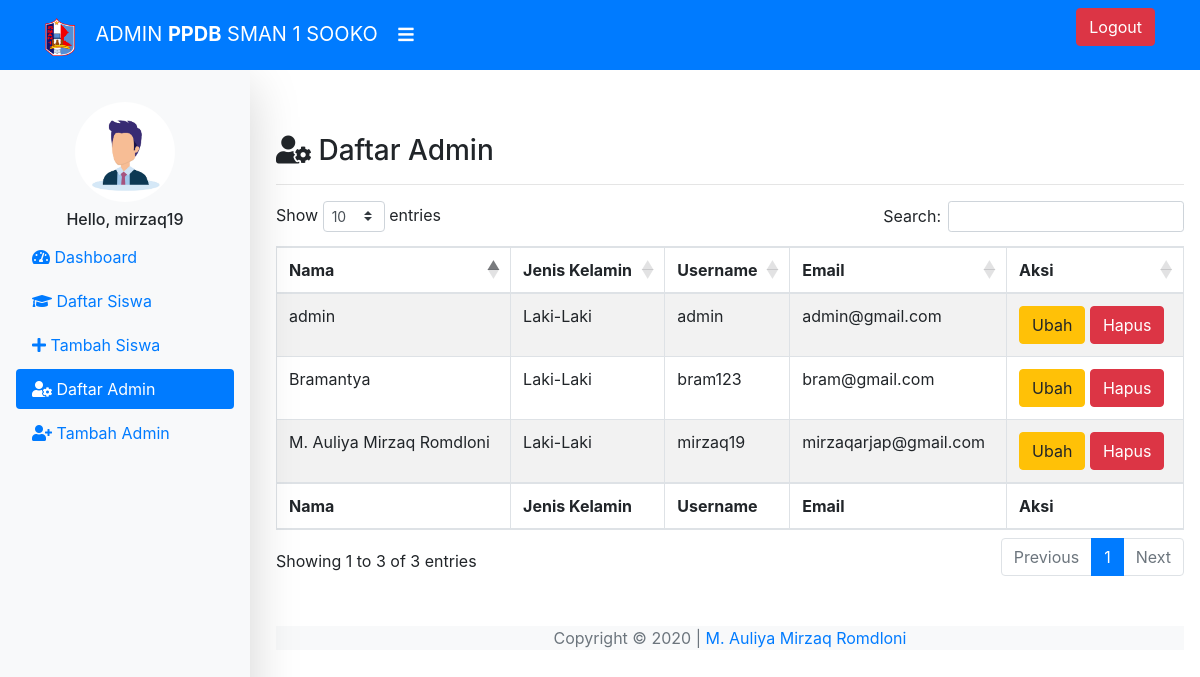
Screenshot of /admin/dbadmin_admin.php?ada=-1 (signed in) with the database file from the repository.
### tables this page shows
CREATE TABLE `useradmin` (
  `id` int(11) NOT NULL,
  `nama` varchar(128) NOT NULL,
  `jeniskelamin` varchar(20) NOT NULL,
  `username` varchar(100) NOT NULL,
  `email` varchar(100) NOT NULL,
  `password` varchar(255) NOT NULL
);

### admin/functions.php (called while the page is built, shortened)
<?php
$conn=mysqli_connect("localhost","root","","ppdbsooko");
function query($query){
	global $conn;
	$result=mysqli_query($conn, $query);
	$rows = [];
	while ($row = mysqli_fetch_assoc($result)) {
		$rows[]= $row;
	}
	return $rows;
}
?>

### admin/dbadmin_admin.php (the view, shortened to what this page needs)
<?php
require 'functions.php';
$admins = query("SELECT * FROM useradmin");
$email = $_SESSION["email"];
$result = mysqli_query($conn, "SELECT * FROM useradmin WHERE email = '$email'");
$dataadmin = mysqli_fetch_assoc($result);
$username = $dataadmin["username"];
?>
<!doctype html>
<html lang="en">
  <head>
    <link rel="stylesheet" href="https://stackpath.bootstrapcdn.com/bootstrap/4.5.0/css/bootstrap.min.css">
    <link rel="stylesheet" href="https://use.fontawesome.com/releases/v5.13.1/css/all.css">
    <link rel="stylesheet" href="https://cdn.datatables.net/1.10.21/css/dataTables.bootstrap4.min.css">
    <link rel="stylesheet" href="../assets/css/dbadmin.css">
  </head>
  <body>
    <nav class="navbar navbar-dark bg-primary sticky-top">
      <div class="container">
        <div class="leftnav">
          <img src="../assets/img/logosma.png" alt="logosma" width="30px">
          <a class="navbar-brand ml-3 text-uppercase">Admin <strong>PPDB</strong> SMAN 1 Sooko</a>
          <label for="checkside" id="sidebutton"><i class="fas fa-bars "></i></label>
        </div>
        <form class="form-inline">
          <button class="btn btn-danger my-2 my-sm-0" type="button" data-toggle="modal" data-target="#modal-logout">Logout</button>
        </form>
      </div>
    </nav>
    <div class="sidebar shadow-lg pt-3 position-fixed bg-light">
        <ul class="nav flex-column nav-pills p-3">
            <div class="user text-center">
              <img src="../assets/img/user.jpg" alt="user" width="100px" class="rounded-circle">
              <h6 class="my-2">Hello, <?= $username;?></h6>
            </div>
            <li class="nav-item mb-1">
              <a class="nav-link" href="index.php" title="Dashboard"><i class="fas fa-tachometer-alt"></i><span> Dashboard</span></a>
            </li>
            <li class="nav-item mb-1">
              <a class="nav-link" href="dbadmin_siswa.php" title="Daftar Siswa"><i class="fas fa-graduation-cap"></i><span> Daftar Siswa</span></a>
            </li>
            <li class="nav-item mb-1">
              <a class="nav-link" href="dbadmin_tambah_siswa.php" title="Tambah Siswa"><i class="fas fa-plus"></i><span> Tambah Siswa</span></a>
            </li>
            <li class="nav-item mb-1">
              <a class="nav-link active" href="#" title="Daftar Admin"><i class="fas fa-user-cog"></i><span> Daftar Admin</span></a>
            </li>
            <li class="nav-item mb-1">
              <a class="nav-link" href="dbadmin_tambah_admin.php" title="Tambah Admin"><i class="fas fa-user-plus"></i><span> Tambah Admin</span></a>
            </li>
          </ul>
    </div>
    <div class="content mt-5 mb-5">
      <div class="container p-3">
        <h3><i class="fas fa-user-cog"></i> Daftar Admin</h3>
        <hr>
        <table id="example" class="table table-striped table-bordered" style="width:100%">
            <thead>
                <tr>
                    <th>Nama</th>
                    <th>Jenis Kelamin</th>
                    <th>Username</th>
                    <th>Email</th>
                    <th>Aksi</th>
                </tr>
            </thead>
            <tbody>
                <?php foreach($admins as $admin): ?>
                <tr>
                    <td><?= $admin["nama"];?></td>
                    <td><?= $admin["jeniskelamin"];?></td>
                    <td><?= $admin["username"];?></td>
                    <td><?= $admin["email"];?></td>
                    <td>
                      <a href="ubahadmin.php?idadmin=<?=$admin["id"];?>" class="btn btn-warning">Ubah</a>
                      <a href="hapus.php?idadmin=<?=$admin["id"];?>" class="btn btn-danger" onclick="return confirm('Apakah anda yakin ???')">Hapus</a>
                    </td>
                </tr>
                <?php endforeach;?>
            </tbody>
            <tfoot>
                <tr>
                    <th>Nama</th>
                    <th>Jenis Kelamin</th>
                    <th>Username</th>
                    <th>Email</th>
                    <th>Aksi</th>
                </tr>
            </tfoot>
        </table>
        <div class="footer bg-light mt-5">
          <p class="text-secondary text-center">Copyright &copy; 2020 | <a href="#" class="text-decoration-none"> M. Auliya Mirzaq Romdloni</a></p>
        </div>
      </div>
    </div>
  </body>
</html>

### assets/css/dbadmin.css (style rules this page uses)
#sidebutton { color: white; font-size: 1.1em; transition: all .2s; cursor: pointer; }
.sidebar { z-index: 99; width: 250px; height: 100vh; transition: all .3s; }
.sidebar a { transition: all .4s; }
.content { margin-left: 260px; transition: all .3s; }

### rows the page displays
useradmin: username "mirzaq19", nama "M. Auliya Mirzaq Romdloni", jeniskelamin "Laki-Laki", email "mirzaqarjap@gmail.com"
useradmin: nama "Bramantya", jeniskelamin "Laki-Laki", username "bram123", email "bram@gmail.com"
useradmin: nama "admin", jeniskelamin "Laki-Laki", username "admin", email "admin@gmail.com"
